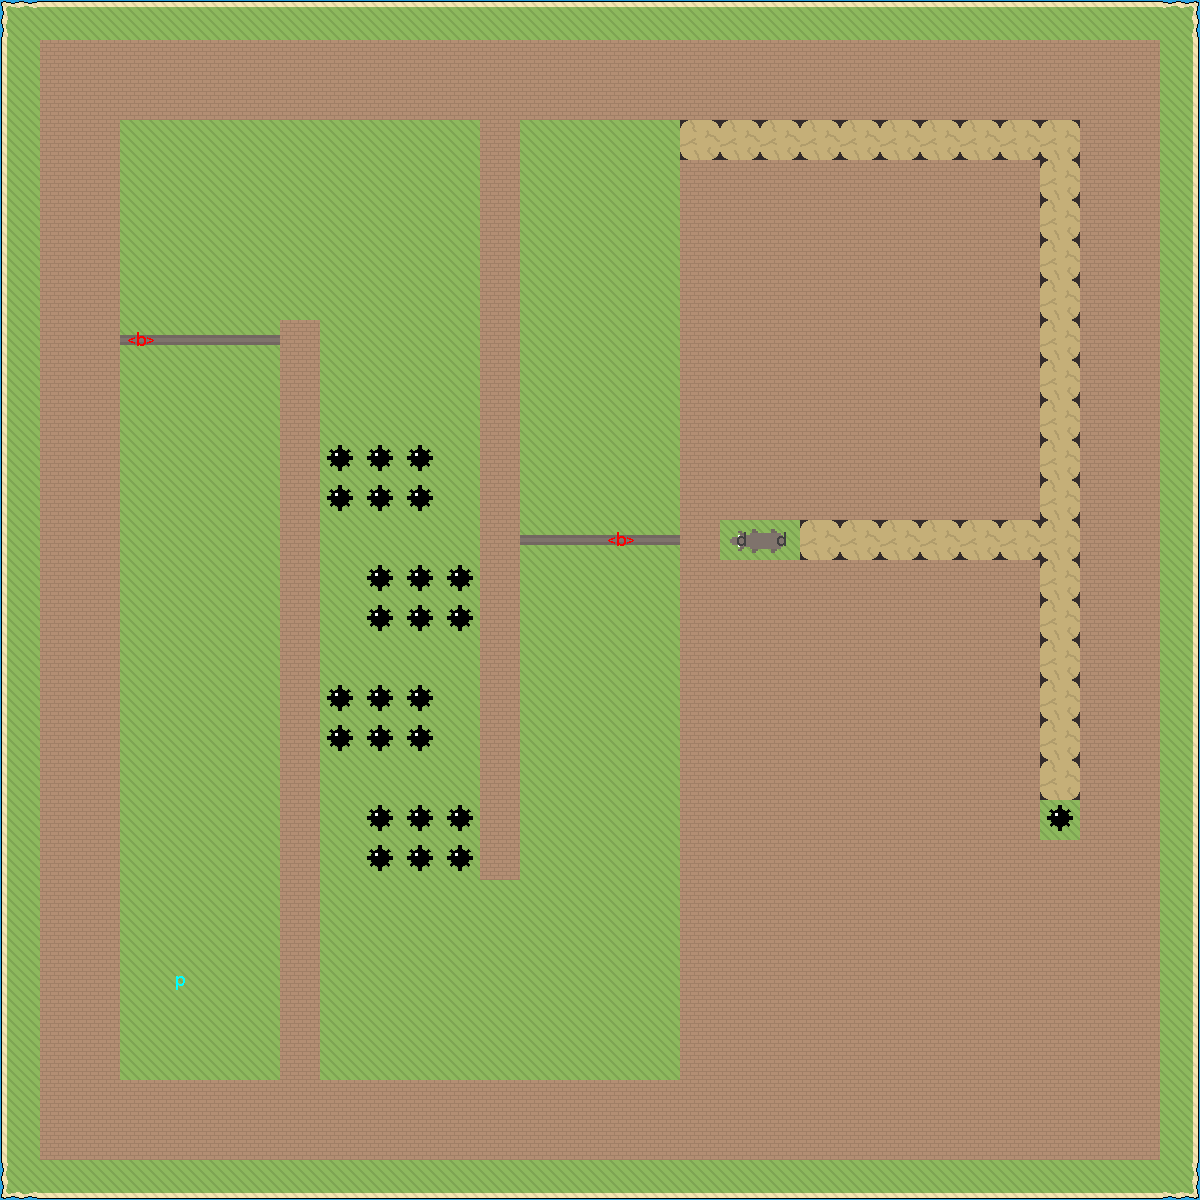

Tiled map render using the project's own tile images. Description and the map definition, with tile-layer contents summarised, below:
An orthogonal 30x30 tile map with 40x40 px tiles, 2 tile layers (Main, Ents), 1 hidden layer not drawn.

<map version="1.0" orientation="orthogonal" width="30" height="30" tilewidth="40" tileheight="40">
 <tileset firstgid="1" source="PtTotD.tsx" />
 <layer name="Main" width="30" height="30">
  <data>[900 cells, 900 non-empty, 15 distinct tile ids]</data>
 </layer>
 <layer name="Ents" width="30" height="30">
  <data>[900 cells, 5 non-empty, 3 distinct tile ids]</data>
 </layer>
 <layer name="BG" width="30" height="30" visible="0">
  <data>[900 cells, 900 non-empty, 1 distinct tile ids]</data>
 </layer>
</map>
